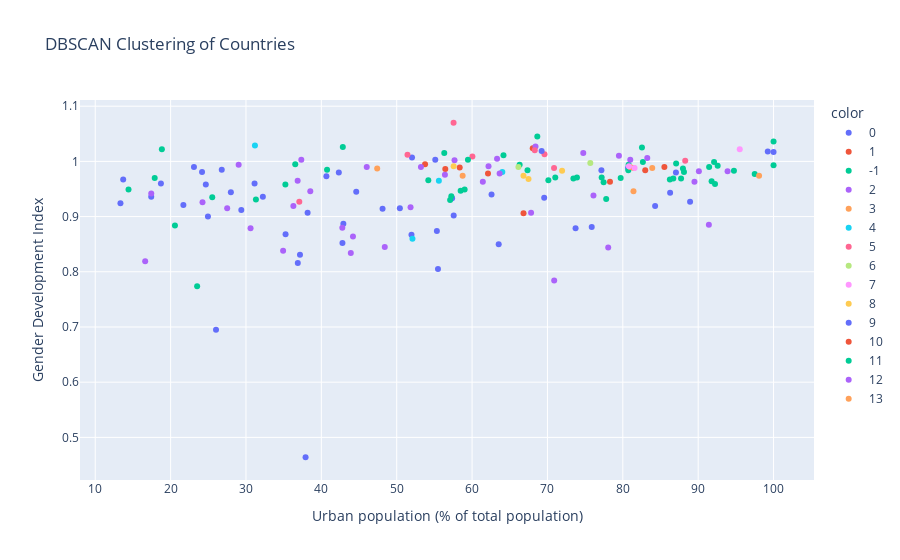

Notebook code for this chart:
### Code cell
fig = px.scatter(
    df,
    x="Urban population (% of total population)",
    y="Gender Development Index",
    color=df["Cluster"].astype(str),  # Convert cluster labels to string for color coding
    hover_name="COUNTRY",
    title="DBSCAN Clustering of Countries",
    labels={"Cluster": "Cluster"},
)
fig.show()

### Figure 1 — Plotly figure (JSON) as saved in the notebook; plotly's stock layout.template omitted (floating-point values rounded to 4 significant figures)
{"data": [{"hovertemplate": "<b>%{hovertext}</b><br><br>color=0<br>Urban population (% of total population)=%{x}<br>Gender Development Index=%{y}<extra></extra>", "hovertext": ["Afghanistan", "Algeria", "Bangladesh", "Bhutan", "Burundi", "Cameroon", "Comoros", "Eswatini", "Ethiopia", "Gambia", "Ghana", "Guinea", "Guyana", "Iran", "Kenya", "Kuwait", "Lebanon", "Libya", "Malawi", "Malaysia", "Maldives", "Mauritania", "Morocco", "Myanmar", "Namibia", "Nigeria", "Oman", "Pakistan", "Papua New Guinea", "Qatar", "Saudi Arabia", "Senegal", "Sierra Leone", "Solomon Islands", "Sri Lanka", "Sudan", "Syria", "Togo", "Tonga", "Tunisia", "Uganda", "United Arab Emirates", "Uzbekistan", "Yemen", "Zambia", "Zimbabwe"], "legendgroup": "0", "marker": {"color": "#636efa", "symbol": "circle"}, "mode": "markers", "name": "0", "orientation": "v", "showlegend": true, "type": "scatter", "x": [26.03, 73.73, 38.18, 42.32, 13.71, 57.56, 29.38, 24.17, 21.7, 62.58, 57.35, 36.88, 26.79, 75.87, 28.0, 100, 88.92, 80.69, 17.43, 77.16, 40.67, 55.33, 63.53, 31.14, 52.03, 51.96, 86.28, 37.16, 13.35, 99.23, 84.29, 48.12, 42.92, 24.67, 18.71, 35.25, 55.48, 42.8, 23.1, 69.57, 24.95, 87.05, 50.42, 37.91, 44.63, 32.24], "xaxis": "x", "y": [0.695, 0.879, 0.907, 0.98, 0.967, 0.902, 0.912, 0.981, 0.921, 0.94, 0.933, 0.816, 0.985, 0.881, 0.944, 1.017, 0.927, 0.988, 0.936, 0.984, 0.973, 0.874, 0.85, 0.96, 1.007, 0.867, 0.943, 0.831, 0.924, 1.018, 0.919, 0.914, 0.887, 0.958, 0.96, 0.868, 0.805, 0.852, 0.99, 0.934, 0.9, 0.98, 0.915, 0.464, 0.945, 0.936], "yaxis": "y"}, {"hovertemplate": "<b>%{hovertext}</b><br><br>color=1<br>Urban population (% of total population)=%{x}<br>Gender Development Index=%{y}<extra></extra>", "hovertext": ["Albania", "Angola", "Honduras", "Lithuania", "Peru", "Serbia", "Slovakia"], "legendgroup": "1", "marker": {"color": "#EF553B", "symbol": "circle"}, "mode": "markers", "name": "1", "orientation": "v", "showlegend": true, "type": "scatter", "x": [62.11, 66.83, 58.36, 68.05, 78.3, 56.45, 53.76], "xaxis": "x", "y": [0.978, 0.906, 0.989, 1.024, 0.963, 0.986, 0.995], "yaxis": "y"}, {"hovertemplate": "<b>%{hovertext}</b><br><br>color=-1<br>Urban population (% of total population)=%{x}<br>Gender Development Index=%{y}<extra></extra>", "hovertext": ["Argentina", "Australia", "Bolivia", "Brazil", "Chad", "Chile", "Costa Rica", "Cuba", "Denmark", "Dominican Republic", "East Timor", "Ecuador", "El Salvador", "Fiji", "Germany", "Greece", "Grenada", "Haiti", "Israel", "Italy", "Jamaica", "Japan", "Liechtenstein", "Luxembourg", "Malta", "Marshall Islands", "Mauritius", "Mexico", "Moldova", "Nauru", "Nepal", "Netherlands", "New Zealand", "Nicaragua", "Portugal", "Romania", "Saint Lucia", "Samoa", "San Marino", "Singapore", "South Africa", "Sweden", "Switzerland", "Tanzania", "United States", "Vanuatu"], "legendgroup": "-1", "marker": {"color": "#00cc96", "symbol": "circle"}, "mode": "markers", "name": "-1", "orientation": "v", "showlegend": true, "type": "scatter", "x": [92.11, 86.24, 70.12, 87.07, 23.52, 87.73, 80.77, 77.19, 88.12, 82.54, 31.32, 64.17, 73.44, 57.25, 77.45, 79.72, 36.54, 57.09, 92.59, 71.04, 56.31, 91.78, 14.42, 91.45, 94.74, 77.79, 40.76, 80.73, 42.85, 100, 20.58, 92.24, 86.7, 59.01, 66.31, 54.19, 18.84, 17.89, 97.5, 100, 67.35, 87.98, 73.92, 35.23, 82.66, 25.52], "xaxis": "x", "y": [0.999, 0.967, 0.966, 0.996, 0.774, 0.969, 0.994, 0.971, 0.981, 1.025, 0.931, 1.011, 0.969, 0.937, 0.962, 0.97, 0.995, 0.93, 0.992, 0.971, 1.015, 0.964, 0.949, 0.99, 0.983, 0.932, 0.985, 0.984, 1.026, 1.036, 0.884, 0.959, 0.969, 0.949, 0.994, 0.966, 1.022, 0.97, 0.977, 0.993, 0.984, 0.987, 0.971, 0.958, 0.999, 0.935], "yaxis": "y"}, {"hovertemplate": "<b>%{hovertext}</b><br><br>color=2<br>Urban population (% of total population)=%{x}<br>Gender Development Index=%{y}<extra></extra>", "hovertext": ["Armenia", "Azerbaijan", "Bahamas", "Bahrain", "Belarus", "Belize", "Benin", "Burkina Faso", "Cambodia", "China", "Congo", "Djibouti", "Egypt", "Gabon", "Guatemala", "Guinea-Bissau", "India", "Iraq", "Jordan", "Kazakhstan", "Kyrgyzstan", "Laos", "Lesotho", "Madagascar", "Mali", "Niger", "Palau", "Panama", "Paraguay", "Russia", "Rwanda", "Tajikistan", "Trinidad and Tobago", "Turkey", "Vietnam"], "legendgroup": "2", "marker": {"color": "#ab63fa", "symbol": "circle"}, "mode": "markers", "name": "2", "orientation": "v", "showlegend": true, "type": "scatter", "x": [63.31, 56.4, 83.25, 89.51, 79.48, 46.02, 48.41, 30.61, 24.23, 61.43, 67.83, 78.06, 42.78, 90.09, 51.84, 44.2, 34.93, 70.89, 91.42, 57.67, 36.86, 36.29, 29.03, 38.53, 43.91, 16.63, 80.99, 68.41, 62.18, 74.75, 17.43, 27.51, 53.21, 76.11, 37.34], "xaxis": "x", "y": [1.005, 0.976, 1.006, 0.963, 1.01, 0.99, 0.845, 0.879, 0.926, 0.963, 0.907, 0.844, 0.88, 0.982, 0.917, 0.864, 0.838, 0.784, 0.885, 1.002, 0.965, 0.919, 0.994, 0.946, 0.834, 0.819, 1.003, 1.027, 0.991, 1.015, 0.942, 0.915, 0.99, 0.938, 1.003], "yaxis": "y"}, {"hovertemplate": "<b>%{hovertext}</b><br><br>color=3<br>Urban population (% of total population)=%{x}<br>Gender Development Index=%{y}<extra></extra>", "hovertext": ["Austria", "Belgium", "Colombia", "France", "United Kingdom"], "legendgroup": "3", "marker": {"color": "#FFA15A", "symbol": "circle"}, "mode": "markers", "name": "3", "orientation": "v", "showlegend": true, "type": "scatter", "x": [58.75, 98.08, 81.42, 80.97, 83.9], "xaxis": "x", "y": [0.974, 0.974, 0.988, 0.99, 0.988], "yaxis": "y"}, {"hovertemplate": "<b>%{hovertext}</b><br><br>color=4<br>Urban population (% of total population)=%{x}<br>Gender Development Index=%{y}<extra></extra>", "hovertext": ["Barbados", "Kiribati", "Liberia", "Tuvalu"], "legendgroup": "4", "marker": {"color": "#19d3f3", "symbol": "circle"}, "mode": "markers", "name": "4", "orientation": "v", "showlegend": true, "type": "scatter", "x": [31.19, 55.59, 52.09, 64.01], "xaxis": "x", "y": [1.029, 0.965, 0.86, 0.981], "yaxis": "y"}, {"hovertemplate": "<b>%{hovertext}</b><br><br>color=5<br>Urban population (% of total population)=%{x}<br>Gender Development Index=%{y}<extra></extra>", "hovertext": ["Botswana", "Latvia", "Mozambique", "Poland", "Seychelles", "Thailand", "Ukraine", "Venezuela"], "legendgroup": "5", "marker": {"color": "#FF6692", "symbol": "circle"}, "mode": "markers", "name": "5", "orientation": "v", "showlegend": true, "type": "scatter", "x": [70.88, 68.31, 37.07, 60.04, 57.55, 51.43, 69.61, 88.28], "xaxis": "x", "y": [0.988, 1.02, 0.927, 1.009, 1.07, 1.012, 1.013, 1.001], "yaxis": "y"}, {"hovertemplate": "<b>%{hovertext}</b><br><br>color=6<br>Urban population (% of total population)=%{x}<br>Gender Development Index=%{y}<extra></extra>", "hovertext": ["Bulgaria", "Suriname"], "legendgroup": "6", "marker": {"color": "#B6E880", "symbol": "circle"}, "mode": "markers", "name": "6", "orientation": "v", "showlegend": true, "type": "scatter", "x": [75.69, 66.15], "xaxis": "x", "y": [0.997, 0.99], "yaxis": "y"}, {"hovertemplate": "<b>%{hovertext}</b><br><br>color=7<br>Urban population (% of total population)=%{x}<br>Gender Development Index=%{y}<extra></extra>", "hovertext": ["Canada", "Spain", "Uruguay"], "legendgroup": "7", "marker": {"color": "#FF97FF", "symbol": "circle"}, "mode": "markers", "name": "7", "orientation": "v", "showlegend": true, "type": "scatter", "x": [81.56, 80.81, 95.52], "xaxis": "x", "y": [0.988, 0.991, 1.022], "yaxis": "y"}, {"hovertemplate": "<b>%{hovertext}</b><br><br>color=8<br>Urban population (% of total population)=%{x}<br>Gender Development Index=%{y}<extra></extra>", "hovertext": ["Croatia", "Cyprus", "Hungary", "Montenegro"], "legendgroup": "8", "marker": {"color": "#FECB52", "symbol": "circle"}, "mode": "markers", "name": "8", "orientation": "v", "showlegend": true, "type": "scatter", "x": [57.55, 66.82, 71.94, 67.49], "xaxis": "x", "y": [0.991, 0.974, 0.983, 0.968], "yaxis": "y"}, {"hovertemplate": "<b>%{hovertext}</b><br><br>color=9<br>Urban population (% of total population)=%{x}<br>Gender Development Index=%{y}<extra></extra>", "hovertext": ["Estonia", "Slovenia"], "legendgroup": "9", "marker": {"color": "#636efa", "symbol": "circle"}, "mode": "markers", "name": "9", "orientation": "v", "showlegend": true, "type": "scatter", "x": [69.23, 55.12], "xaxis": "x", "y": [1.019, 1.003], "yaxis": "y"}, {"hovertemplate": "<b>%{hovertext}</b><br><br>color=10<br>Urban population (% of total population)=%{x}<br>Gender Development Index=%{y}<extra></extra>", "hovertext": ["Finland", "Norway"], "legendgroup": "10", "marker": {"color": "#EF553B", "symbol": "circle"}, "mode": "markers", "name": "10", "orientation": "v", "showlegend": true, "type": "scatter", "x": [85.52, 82.97], "xaxis": "x", "y": [0.99, 0.984], "yaxis": "y"}, {"hovertemplate": "<b>%{hovertext}</b><br><br>color=11<br>Urban population (% of total population)=%{x}<br>Gender Development Index=%{y}<extra></extra>", "hovertext": ["Georgia", "Mongolia", "North Macedonia"], "legendgroup": "11", "marker": {"color": "#00cc96", "symbol": "circle"}, "mode": "markers", "name": "11", "orientation": "v", "showlegend": true, "type": "scatter", "x": [59.45, 68.66, 58.48], "xaxis": "x", "y": [1.003, 1.045, 0.947], "yaxis": "y"}, {"hovertemplate": "<b>%{hovertext}</b><br><br>color=12<br>Urban population (% of total population)=%{x}<br>Gender Development Index=%{y}<extra></extra>", "hovertext": ["Iceland", "Ireland"], "legendgroup": "12", "marker": {"color": "#ab63fa", "symbol": "circle"}, "mode": "markers", "name": "12", "orientation": "v", "showlegend": true, "type": "scatter", "x": [93.9, 63.65], "xaxis": "x", "y": [0.982, 0.978], "yaxis": "y"}, {"hovertemplate": "<b>%{hovertext}</b><br><br>color=13<br>Urban population (% of total population)=%{x}<br>Gender Development Index=%{y}<extra></extra>", "hovertext": ["Philippines", "South Korea"], "legendgroup": "13", "marker": {"color": "#FFA15A", "symbol": "circle"}, "mode": "markers", "name": "13", "orientation": "v", "showlegend": true, "type": "scatter", "x": [47.41, 81.41], "xaxis": "x", "y": [0.987, 0.946], "yaxis": "y"}], "layout": {"legend": {"title": {"text": "color"}, "tracegroupgap": 0}, "title": {"text": "DBSCAN Clustering of Countries"}, "xaxis": {"anchor": "y", "domain": [0, 1], "title": {"text": "Urban population (% of total population)"}}, "yaxis": {"anchor": "x", "domain": [0, 1], "title": {"text": "Gender Development Index"}}}}
